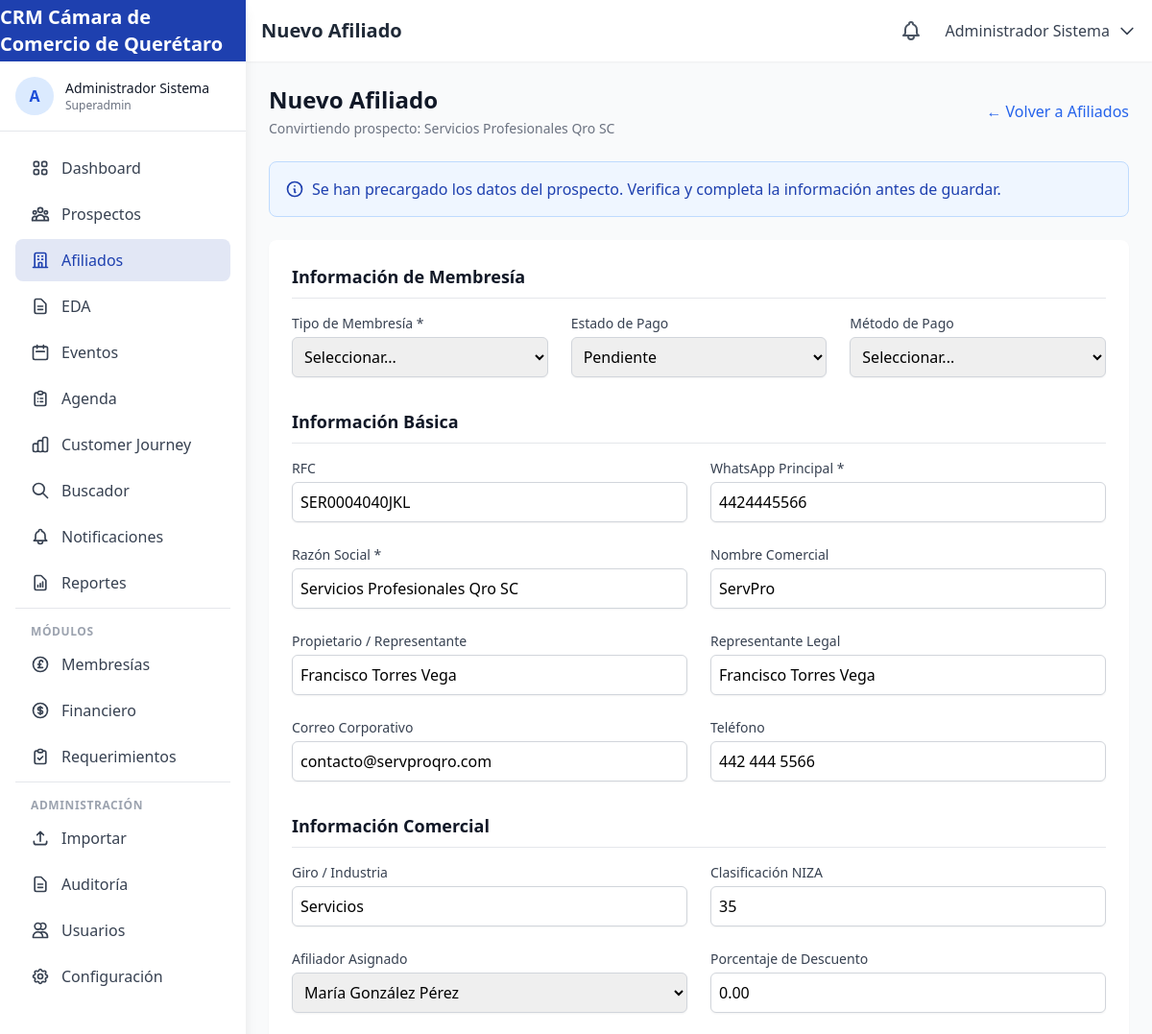
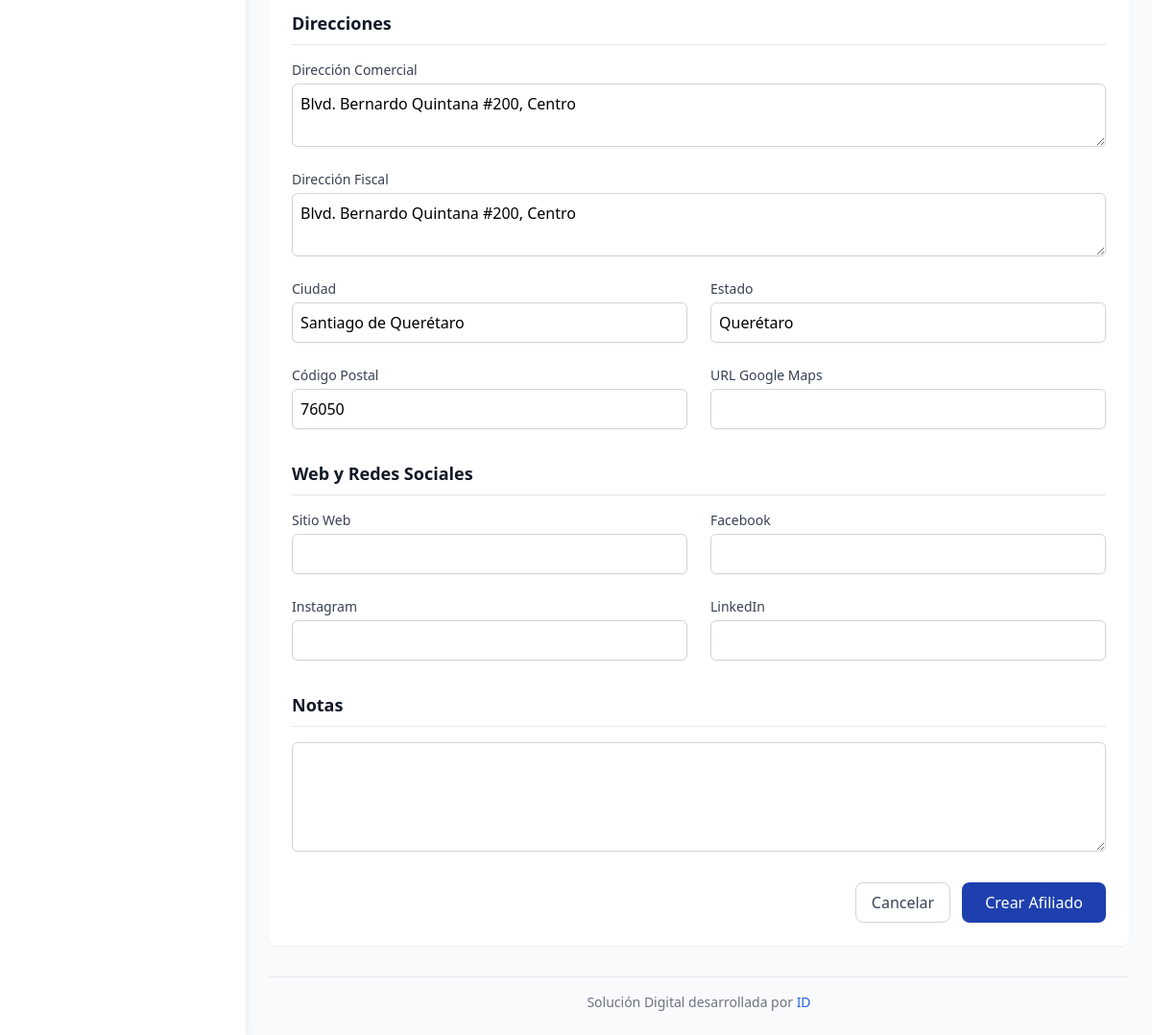
/afiliados/nuevo?prospect_id=4 (signed in), run on the app's committed database (2 pictures, top to bottom).
### tables this page shows
CREATE TABLE IF NOT EXISTS `contacts` (
    `id` INT UNSIGNED AUTO_INCREMENT PRIMARY KEY,
    `rfc` VARCHAR(13) UNIQUE,
    `whatsapp` VARCHAR(20),
    `contact_type` ENUM('afiliado', 'exafiliado', 'prospecto', 'nuevo_usuario', 'funcionario', 'publico_general', 'consejero_propietario', 'consejero_invitado', 'mesa_directiva') DEFAULT 'nuevo_usuario',
    `business_name` VARCHAR(255),
    `commercial_name` VARCHAR(255),
    `owner_name` VARCHAR(255),
    `legal_representative` VARCHAR(255),
    `corporate_email` VARCHAR(255),
    `phone` VARCHAR(20),
    `industry` VARCHAR(100),
    `niza_classification` VARCHAR(10),
    `products_sells` JSON COMMENT '4 principales productos que vende',
    `products_buys` JSON COMMENT '2 principales productos que compra',
    `discount_percentage` DECIMAL(5,2) DEFAULT 0,
    `commercial_address` TEXT,
    `fiscal_address` TEXT,
    `city` VARCHAR(100),
    `state` VARCHAR(100) DEFAULT 'Querétaro',
    `postal_code` VARCHAR(10),
    `google_maps_url` VARCHAR(500),
    `website` VARCHAR(255),
    `facebook` VARCHAR(255),
    `instagram` VARCHAR(255),
    `linkedin` VARCHAR(255),
    `twitter` VARCHAR(255),
    `whatsapp_sales` VARCHAR(20),
    `whatsapp_purchases` VARCHAR(20),
    `whatsapp_admin` VARCHAR(20),
    `profile_completion` TINYINT UNSIGNED DEFAULT 0 COMMENT 'Porcentaje de completitud 0-100',
    `completion_stage` ENUM('A', 'B', 'C') DEFAULT 'A',
    `assigned_affiliate_id` INT UNSIGNED COMMENT 'Afiliador asignado',
    `source_channel` ENUM('chatbot', 'alta_directa', 'evento_gratuito', 'evento_pagado', 'buscador', 'jefatura_comercial') DEFAULT 'alta_directa',
    `notes` TEXT,
    `is_validated` TINYINT(1) DEFAULT 0 COMMENT 'Para consejeros y mesa directiva',
    `validated_by` INT UNSIGNED,
    `created_at` TIMESTAMP DEFAULT CURRENT_TIMESTAMP,
    `updated_at` TIMESTAMP DEFAULT CURRENT_TIMESTAMP ON UPDATE CURRENT_TIMESTAMP,
    FOREIGN KEY (`assigned_affiliate_id`) REFERENCES `users`(`id`) ON DELETE SET NULL,
    FOREIGN KEY (`validated_by`) REFERENCES `users`(`id`) ON DELETE SET NULL,
    INDEX `idx_contact_type` (`contact_type`),
    INDEX `idx_rfc` (`rfc`),
    INDEX `idx_whatsapp` (`whatsapp`)
);

CREATE TABLE IF NOT EXISTS `users` (
    `id` INT UNSIGNED AUTO_INCREMENT PRIMARY KEY,
    `role_id` INT UNSIGNED NOT NULL,
    `email` VARCHAR(255) NOT NULL UNIQUE,
    `password` VARCHAR(255) NOT NULL,
    `name` VARCHAR(100) NOT NULL,
    `phone` VARCHAR(20),
    `whatsapp` VARCHAR(20),
    `avatar` VARCHAR(255),
    `is_active` TINYINT(1) DEFAULT 1,
    `last_login` TIMESTAMP NULL,
    `created_at` TIMESTAMP DEFAULT CURRENT_TIMESTAMP,
    `updated_at` TIMESTAMP DEFAULT CURRENT_TIMESTAMP ON UPDATE CURRENT_TIMESTAMP,
    FOREIGN KEY (`role_id`) REFERENCES `roles`(`id`)
);

### app/views/affiliates/create.php (the view, shortened to what the rows shown need)
<div class="space-y-6">
    <div class="flex items-center justify-between">
        <div>
            <h2 class="text-2xl font-bold text-gray-900">Nuevo Afiliado</h2>
            <p class="mt-1 text-sm text-gray-500">
                <?php if (isset($prospect) && $prospect): ?>
                Convirtiendo prospecto: <?php echo htmlspecialchars($prospect['business_name'] ?? $prospect['owner_name'] ?? ''); ?>
                <?php else: ?>
                Registra un nuevo afiliado en el sistema
                <?php endif; ?>
            </p>
        </div>
    </div>
    <form method="POST" class="bg-white rounded-lg shadow-sm p-6">
        <div class="mb-8">
            <div class="grid grid-cols-1 md:grid-cols-2 gap-6">
                <div>
                    <label for="rfc" class="block text-sm font-medium text-gray-700">RFC</label>
                    <input type="text" id="rfc" name="rfc"
                           value="<?php echo htmlspecialchars($prospect['rfc'] ?? ''); ?>"
                           maxlength="13"
                           class="mt-1 block w-full rounded-md border-gray-300 shadow-sm focus:border-blue-500 focus:ring-blue-500 p-2 border">
                </div>
                <div>
                    <label for="whatsapp" class="block text-sm font-medium text-gray-700">WhatsApp Principal *</label>
                    <input type="text" id="whatsapp" name="whatsapp" required
                           value="<?php echo htmlspecialchars($prospect['whatsapp'] ?? ''); ?>"
                           maxlength="10" pattern="[0-9]{10}" title="Ingrese exactamente 10 dígitos"
                           placeholder="10 dígitos"
                           class="mt-1 block w-full rounded-md border-gray-300 shadow-sm focus:border-blue-500 focus:ring-blue-500 p-2 border">
                </div>
                <div>
                    <label for="business_name" class="block text-sm font-medium text-gray-700">Razón Social *</label>
                    <input type="text" id="business_name" name="business_name" required
                           value="<?php echo htmlspecialchars($prospect['business_name'] ?? ''); ?>"
                           class="mt-1 block w-full rounded-md border-gray-300 shadow-sm focus:border-blue-500 focus:ring-blue-500 p-2 border">
                </div>
                <div>
                    <label for="commercial_name" class="block text-sm font-medium text-gray-700">Nombre Comercial</label>
                    <input type="text" id="commercial_name" name="commercial_name"
                           value="<?php echo htmlspecialchars($prospect['commercial_name'] ?? ''); ?>"
                           class="mt-1 block w-full rounded-md border-gray-300 shadow-sm focus:border-blue-500 focus:ring-blue-500 p-2 border">
                </div>
                <div>
                    <label for="owner_name" class="block text-sm font-medium text-gray-700">Propietario / Representante</label>
                    <input type="text" id="owner_name" name="owner_name"
                           value="<?php echo htmlspecialchars($prospect['owner_name'] ?? ''); ?>"
                           class="mt-1 block w-full rounded-md border-gray-300 shadow-sm focus:border-blue-500 focus:ring-blue-500 p-2 border">
                </div>
                <div>
                    <label for="legal_representative" class="block text-sm font-medium text-gray-700">Representante Legal</label>
                    <input type="text" id="legal_representative" name="legal_representative"
                           value="<?php echo htmlspecialchars($prospect['legal_representative'] ?? ''); ?>"
                           class="mt-1 block w-full rounded-md border-gray-300 shadow-sm focus:border-blue-500 focus:ring-blue-500 p-2 border">
                </div>
                <div>
                    <label for="corporate_email" class="block text-sm font-medium text-gray-700">Correo Corporativo</label>
                    <input type="email" id="corporate_email" name="corporate_email"
                           value="<?php echo htmlspecialchars($prospect['corporate_email'] ?? ''); ?>"
                           class="mt-1 block w-full rounded-md border-gray-300 shadow-sm focus:border-blue-500 focus:ring-blue-500 p-2 border">
                </div>
                <div>
                    <label for="phone" class="block text-sm font-medium text-gray-700">Teléfono</label>
                    <input type="text" id="phone" name="phone"
                           value="<?php echo htmlspecialchars($prospect['phone'] ?? ''); ?>"
                           maxlength="10" pattern="[0-9]{10}" title="Ingrese exactamente 10 dígitos"
                           placeholder="10 dígitos"
                           class="mt-1 block w-full rounded-md border-gray-300 shadow-sm focus:border-blue-500 focus:ring-blue-500 p-2 border">
                </div>
            </div>
        </div>
        <div class="mb-8">
            <div class="grid grid-cols-1 md:grid-cols-2 gap-6">
                <div>
                    <label for="industry" class="block text-sm font-medium text-gray-700">Giro / Industria</label>
                    <input type="text" id="industry" name="industry"
                           value="<?php echo htmlspecialchars($prospect['industry'] ?? ''); ?>"
                           class="mt-1 block w-full rounded-md border-gray-300 shadow-sm focus:border-blue-500 focus:ring-blue-500 p-2 border">
                </div>
                <div>
                    <label for="niza_classification" class="block text-sm font-medium text-gray-700">Clasificación NIZA</label>
                    <input type="text" id="niza_classification" name="niza_classification"
                           value="<?php echo htmlspecialchars($prospect['niza_classification'] ?? ''); ?>"
                           class="mt-1 block w-full rounded-md border-gray-300 shadow-sm focus:border-blue-500 focus:ring-blue-500 p-2 border">
                </div>
                <div>
                    <label for="assigned_affiliate_id" class="block text-sm font-medium text-gray-700">Afiliador Asignado</label>
                    <select id="assigned_affiliate_id" name="assigned_affiliate_id"
                            class="mt-1 block w-full rounded-md border-gray-300 shadow-sm focus:border-blue-500 focus:ring-blue-500 p-2 border">
                        <?php foreach ($affiliators as $affiliator): ?>
                        <option value="<?php echo $affiliator['id']; ?>"
                            <?php echo (($prospect['assigned_affiliate_id'] ?? $_SESSION['user_id'] ?? 0) == $affiliator['id']) ? 'selected' : ''; ?>>
                            <?php echo htmlspecialchars($affiliator['name']); ?>
                        </option>
                        <?php endforeach; ?>
                    </select>
                </div>
                <div>
                    <label for="discount_percentage" class="block text-sm font-medium text-gray-700">Porcentaje de Descuento</label>
                    <input type="number" id="discount_percentage" name="discount_percentage"
                           value="<?php echo htmlspecialchars($prospect['discount_percentage'] ?? 0); ?>" min="0" max="100" step="0.01"
                           class="mt-1 block w-full rounded-md border-gray-300 shadow-sm focus:border-blue-500 focus:ring-blue-500 p-2 border">
                </div>
            </div>
        </div>
        <div class="mb-8">
            <div class="grid grid-cols-1 md:grid-cols-2 gap-6">
                <div class="md:col-span-2">
                    <label for="commercial_address" class="block text-sm font-medium text-gray-700">Dirección Comercial</label>
                    <textarea id="commercial_address" name="commercial_address" rows="2"
                              class="mt-1 block w-full rounded-md border-gray-300 shadow-sm focus:border-blue-500 focus:ring-blue-500 p-2 border"><?php echo htmlspecialchars($prospect['commercial_address'] ?? ''); ?></textarea>
                </div>
                <div class="md:col-span-2">
                    <label for="fiscal_address" class="block text-sm font-medium text-gray-700">Dirección Fiscal</label>
                    <textarea id="fiscal_address" name="fiscal_address" rows="2"
                              class="mt-1 block w-full rounded-md border-gray-300 shadow-sm focus:border-blue-500 focus:ring-blue-500 p-2 border"><?php echo htmlspecialchars($prospect['fiscal_address'] ?? ''); ?></textarea>
                </div>
                <div>
                    <label for="city" class="block text-sm font-medium text-gray-700">Ciudad</label>
                    <input type="text" id="city" name="city"
                           value="<?php echo htmlspecialchars($prospect['city'] ?? 'Santiago de Querétaro'); ?>"
                           class="mt-1 block w-full rounded-md border-gray-300 shadow-sm focus:border-blue-500 focus:ring-blue-500 p-2 border">
                </div>
                <div>
                    <label for="state" class="block text-sm font-medium text-gray-700">Estado</label>
                    <input type="text" id="state" name="state"
                           value="<?php echo htmlspecialchars($prospect['state'] ?? 'Querétaro'); ?>"
                           class="mt-1 block w-full rounded-md border-gray-300 shadow-sm focus:border-blue-500 focus:ring-blue-500 p-2 border">
                </div>
                <div>
                    <label for="postal_code" class="block text-sm font-medium text-gray-700">Código Postal</label>
                    <input type="text" id="postal_code" name="postal_code"
                           value="<?php echo htmlspecialchars($prospect['postal_code'] ?? ''); ?>"
                           class="mt-1 block w-full rounded-md border-gray-300 shadow-sm focus:border-blue-500 focus:ring-blue-500 p-2 border">
                </div>
            </div>
        </div>
    </form>
</div>

### data on the page
contacts: business_name "Servicios Profesionales Qro SC", rfc "SER0004040JKL", whatsapp "4424445566", commercial_name "ServPro", owner_name "Francisco Torres Vega", legal_representative "Francisco Torres Vega", corporate_email "contacto@servproqro.com", phone "442 444 5566", industry "Servicios", niza_classification "35", assigned_affiliate_id "María González Pérez", discount_percentage "0.00", commercial_address "Blvd. Bernardo Quintana #200, Centro", fiscal_address "Blvd. Bernardo Quintana #200, Centro", city "Santiago de Querétaro", state "Querétaro", postal_code "76050"

### other printed values
$siteName "CRM Cámara de Comercio de Querétaro"
mb_substr($_SESSION['user_name'] ?? 'U', 0, 1, 'UTF-8') "A"
$_SESSION['user_name'] "Administrador Sistema"
$_SESSION['user_role'] "Superadmin"
$pageTitle "Nuevo Afiliado"
